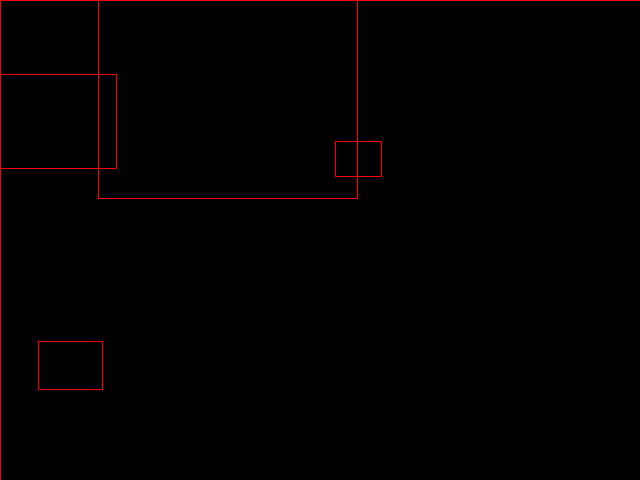
#> input picture Ctr_Arm_drag_work/camera_object_dector/aiCameraDetector/AI-Camera-Object-Movement-Detector-main/ai_camera_project_github_ready/snapshots/snapshot_20261002_120218.png, 640 x 480 px, given in place of the camera
$ python color_detection.py
#> lines starting #> are read from the running program, lines starting #| are printed output that depends on the picture; after the words box and inside, x2 and y2 are one past the last pixel; in counts of white or black regions, pixels touching at a corner belong together
import cv2
import numpy as np

cap = cv2.VideoCapture(1)

color_ranges = {
    "Red1":    ([0, 120, 70],   [10, 255, 255]),
    "Red2":    ([170, 120, 70], [180, 255, 255]),

    "Orange":  ([10, 100, 100], [20, 255, 255]),   # Between red and yellow
    "Yellow":  ([20, 100, 100], [30, 255, 255]),
    "Green":   ([40, 40, 40],   [80, 255, 255]),
    "Cyan":    ([80, 100, 100], [100, 255, 255]),
    "Blue":    ([90, 60, 60],   [130, 255, 255]),
    "Purple":  ([130, 100, 100], [150, 255, 255]), # Between blue and magenta
    "Magenta": ([140, 100, 100], [160, 255, 255]),
    "Pink":    ([160, 100, 150], [170, 255, 255]), # Light magenta tones
    "Brown":   ([10, 100, 20],  [20, 255, 150]),  # Dark orange

    "White":   ([0, 0, 200],    [180, 30, 255]),   # Low saturation, high value
    "Gray":    ([0, 0, 50],     [180, 30, 200]),   # Low saturation, mid value
    "Black":   ([0, 0, 0],      [180, 255, 50])    # Low value}
}
kernel = np.ones((5, 5), np.uint8)

while True:
    ret, frame = cap.read()
#> frame is the input picture: shape (480, 640, 3); mean B, G, R 0, 0, 2.1
    if not ret:
        break

    hsv = cv2.cvtColor(frame, cv2.COLOR_BGR2HSV)
#> hsv: shape (480, 640, 3); mean H, S, V 0, 2.1, 2.1

    for color_name, (lower, upper) in color_ranges.items():
        lower = np.array(lower, dtype="uint8")
        upper = np.array(upper, dtype="uint8")

        mask = cv2.inRange(hsv, lower, upper)

        contours, _ = cv2.findContours(mask, cv2.RETR_EXTERNAL, cv2.CHAIN_APPROX_SIMPLE)

        for contour in contours:
            area = cv2.contourArea(contour)
            if area > 800:
                x, y, w, h = cv2.boundingRect(contour)
                cv2.rectangle(frame, (x, y), (x + w, y + h), (0, 255, 0), 2)
                cv2.putText(frame, color_name, (x, y - 10),
                            cv2.FONT_HERSHEY_SIMPLEX, 0.7, (0, 255, 0), 2)
#> this loop made 14 passes
#> pass 1, `mask = cv2.inRange(hsv, lower, upper)`:
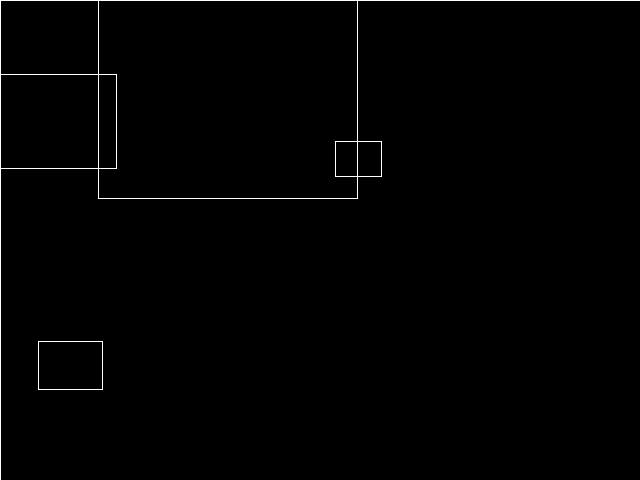
#> mask: shape (480, 640); 0.81% white in thin lines or dots
#> after the loop:
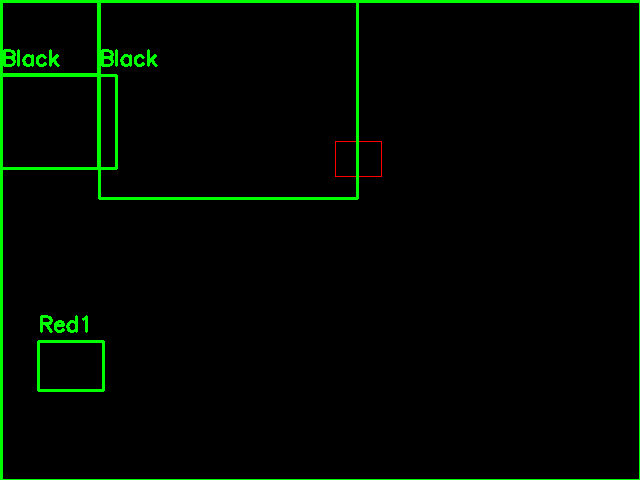
#> frame: shape (480, 640, 3); 3.15% of pixels changed, all inside (x1, y1, x2, y2) = (0, 0, 640, 480)
#> after the loop: mask: shape (480, 640); 99.2% white; black in thin lines or dots

    cv2.imshow("Color Detection", frame)

    if cv2.waitKey(1) & 0xFF == ord('q'):
#> (key q is pressed here)
        break

cap.release()
cv2.destroyAllWindows()
